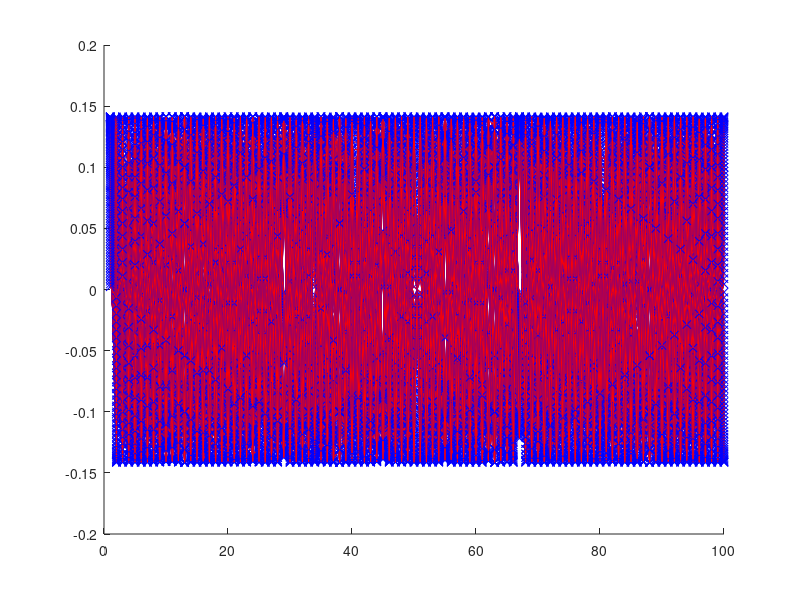
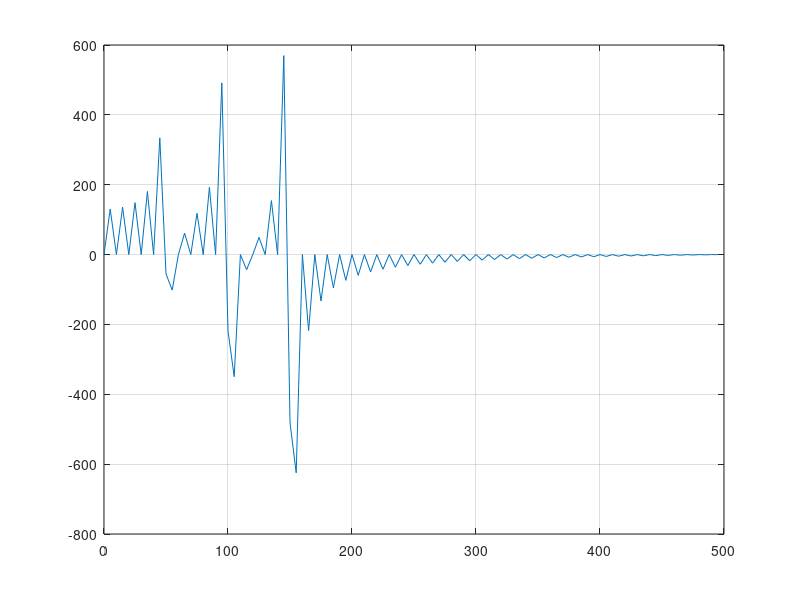
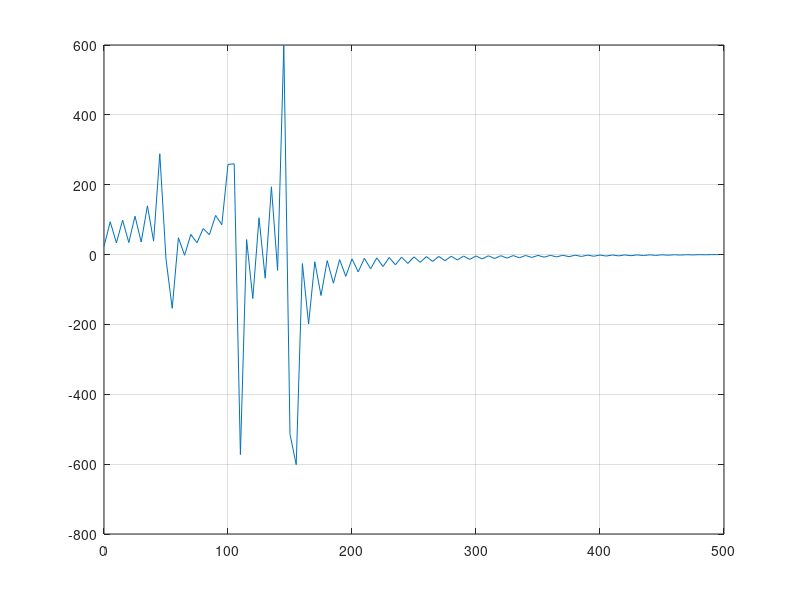
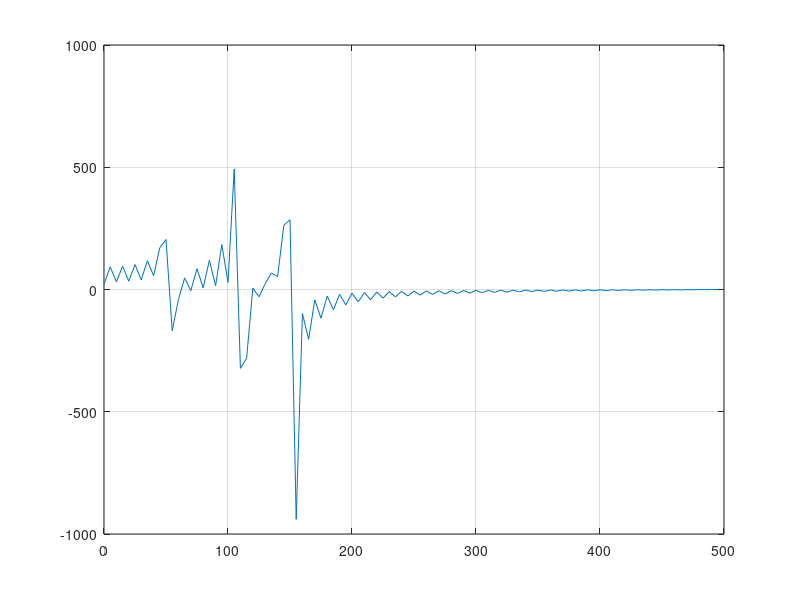

These charts were generated, in order, by the following MATLAB code: (Note: this script raises an error after producing the figures.)
%% Zad.1 (1p) %%%%%%%%%%%%%%%%%%%%%%%%%%%%%%%%%%%%%%%%%%%%%%%%%%%%%%%%%%%%
clear all; close all; clc;

N = 20; % wymiar macierzy
A = zeros(N,N); % rezerwujemy miejsce na macierz DCT-II

% --- Budowa macierzy analizującej ---
for k = 0 : N-1
    if k == 0
        s_k = sqrt(1/N); % standardowe współczynniki normalizujące zapewnijące
        %ortonormalność bazy, takiej normalizacji używa matlab według
        %wikipedii angielskiej
    else
        s_k = sqrt(2/N);
    end
    
    for n = 0 : N-1
        A(k+1, n+1) = s_k * cos( (pi*k/N) * (n + 0.5) );
    end
end

% Porównanie z implemengtacją matlaba
B = dctmtx(N);
diff = A - B;
max_diff = max(abs(diff(:)));

% sprawdzanie ortonormlanosci
for i = 1 : N-1
    for j = i+1 : N
        dotVal = dot(A(i,:), A(j,:));  % iloczyn skalarny wiersza i i j
        if abs(dotVal) < 10^-14
            fprintf('Wiersze %d i %d: ortonormalne (OK)\n', i, j);
        else
            fprintf('Wiersze %d i %d: NIE ortonormalne (iloczyn skalarny=%.5g)\n', i, j, dotVal);
        end
    end
end

% to nad pętlą tylko zeby sie wyświtliło niżej to tu dałem
fprintf('Maksymalna różnica implemetacji matlab od mojej: %e\n', max_diff)






%% Zad.2 (1,25p) %%%%%%%%%%%%%%%%%%%%%%%%%%%%%%%%%%%%%%%%%%%%%%%%%%%%%%%%%
clear all; close all; clc;

N = 20; % wymiar macierzy
A = zeros(N,N); % rezerwujemy miejsce na macierz DCT-II

for k = 0 : N-1
    if k == 0
        s_k = sqrt(1/N);
    else
        s_k = sqrt(2/N);
    end
    
    for n = 0 : N-1
        A(k+1, n+1) = s_k * cos( (pi*k/N) * (n + 0.5) );
    end
end

% DCT 2 z założenia (w zależności od implementacji w MATLAB-ie) jest ortonormalna 
% albo prawie ortonormalna z odpowiednimi współczynnikami skali. 
% W idealnym przypadku macierz odwrotna to po prostu transpozycja.
% Macierz odwrotna (IDCT, synteza). 
% Jeżeli D jest ortonormalna, to S = D' będzie macierzą odwrotną.
S = A';
I = eye(N);

% Sprawdzenie, czy S * A = I (macierz jednostkowa)
I_check = A * S;
disp('Maksymalne odchylenie (poza przekątną) od macierzy jednostkowej dla S * A = I:');
maxx = max(max(abs(I_check - eye(N)))); % 1 maks daje nawiększe odchylenia w danych kolumnach
disp(maxx);

% Sprawdzenie rekonstrukcji sygnału (perfekcyjna rekonstrukcja?)
x = randn(N,1); 
% Transformacja sygnału x do dziedziny DCT
y = A * x; 

% Rekonstrukcja (IDCT)
xr = S * y;  

% Porównanie x i x_odtw
reconstruction_error = norm(x - xr);
disp('Błąd rekonstrukcji sygnału:');
disp(reconstruction_error)
% Jeśli transformacja jest idealna, błąd powinien być bardzo mały (w granicach
% błędów numerycznych).


%% (Dla dociekliwych) Sprawdzenie ortonormalności macierzy losowej i jej odwrotności
clear all; close all; clc;

N = 20;
A = randn(N);

for i = 1 : N-1
    for j = i+1 : N
        dotVal = dot(A(i,:), A(j,:));  % iloczyn skalarny wiersza i i j
        if abs(dotVal) < 10^-14
            fprintf('Wiersze %d i %d: ortonormalne (OK)\n', i, j);
        else
            fprintf('Wiersze %d i %d: NIE ortonormalne (iloczyn skalarny=%.5g)\n', i, j, dotVal);
        end
    end
end

% sprawdzamy "ortonormalność" wierszy, tzn. czy norma każdego wiersza ~ 1
rowNorms = zeros(N,1);
for i = 1:N
    rowNorms(i) = norm(A(i,:));
end
disp('Normy wierszy losowej macierzy A:');
disp(rowNorms);

S=inv(A); % moge tak ale cieżej z typowym w DCT A' bo aby ortonormlaność -> A^-1=A^T
% wierse kolumny muszą być parami prostopadłe i znormowane do 1,
% transpozycja bardziej optymalna obliczeniowo

% Sprawdzenie, czy S * A = I (macierz jednostkowa)
I_check = A * S;
disp('Maksymalne odchylenie randA (poza przekątną) od macierzy jednostkowej dla S * A = I:');
maxx = max(max(abs(I_check - eye(N)))); % 1 maks daje nawiększe odchylenia w danych kolumnach
disp(maxx); %blad duzy gdyby macierz nieodwracalna, kol/wiersze prawie liniowo zależne itp.

% Analiza i synteza dowolnego sygnału losowego (podobnie jak wyżej)
x = randn(N,1);
y = A * x;   % analiza
x_s = S * y; % synteza

% Czy x_s == x? (błąd rekonstrukcji)
reconstruction_error_rand = norm(x - x_s);
disp('Błąd rekonstrukcji sygnału przy macierzy randn() - owszem można dla każdego nieosobliwego A,');
disp('ale taka macierz nie ma dobrego rozkładu energi np. koncentracji niskich częstotiwości ani');
disp('jasnej interpretacji (losowe kolumny/wiersze niewiele wnoszą w kategoriach jakie częstotliwości lub wzorce');
disp('zawiera sygnał, wartość błedu:');
disp(reconstruction_error_rand);

N = 20; % wymiar macierzy
A_spoiled = zeros(N,N); % rezerwujemy miejsce na macierz DCT-II

% budowa macierzy DCT z błędem k+0.25
for k = 0 : N-1
    if k == 0
        s_k = sqrt(1/N);
    else
        s_k = sqrt(2/N);
    end
    
    for n = 0 : N-1
        A_spoiled(k+1, n+1) = s_k * cos( (pi*(k+0.25)/N) * (n + 0.5) );
    end
end

I_check = A_spoiled * A_spoiled';
disp('(~0 zeby ortogonalna) Maksymalne odchylenie A z k+0.25 (poza przekątną) od macierzy jednostkowej dla A^T*A = I:');
maxx = max(max(abs(I_check - eye(N))));
disp(maxx);


% Analiza i rekonstrukcja sygnału SZUMOWEGO
x_rand = randn(N,1);       % sygnał losowy
y_rand = A_spoiled * x_rand;  % "analiza" w zepsutej DCT

% Próba rekonstrukcji: w prawidłowej DCT odwracamy przez transpozycję,
% ale tu już macierz nie jest ściśle ortonormalna.
x_recon_rand = A_spoiled' * y_rand;  

error_rand = norm(x_rand - x_recon_rand);
disp(['Błąd rekonstrukcji sygnału losowego: ', num2str(error_rand)]);

% Analiza i rekonstrukcja sygnału HARMONICZNEGO
n = (0:N-1).'; 
freq = 2; % przykładowa częstotliwość dyskretna
x_sin = sin(2*pi*freq*n/N);  

y_sin = A_spoiled * x_sin;  
x_recon_sin = A_spoiled' * y_sin;

error_sin = norm(x_sin - x_recon_sin);
disp(['Błąd rekonstrukcji sygnału sinusoidalnego: ', num2str(error_sin)]);

% Komentarze końcowe
% - W części z DCT/IDCT pokazujemy, że jeśli macierz D jest ortonormalna,
%   to jej transpozycja D' jest odwrotnością, co prowadzi do idealnej rekonstrukcji sygnału.
% - W części "dla dociekliwych" generujemy losową macierz A, sprawdzamy, 
%   czy jest ortonormalna (zwykle nie będzie), a następnie wyznaczamy i testujemy jej odwrotność.
% - "Zepsucie" macierzy A (modyfikacja jednego elementu) często dramatycznie
%   zmienia odwrotność, co ilustruje wrażliwość obliczeń na perturbacje.







%% Zad.3 (3p) %%%%%%%%%%%%%%%%%%%%%%%%%%%%%%%%%%%%%%%%%%%%%%%%%%%%%%%%%%%%
clear all; close all; clc;

N = 100;             % liczba próbek sygnału
fs = 1000;           % częstotliwość próbkowania [Hz]
t = (0:N-1)/fs;      % wektor czasu (od 0 do (N-1)/fp)
f1 = 50;
f2 = 100;
f3 = 150;
A1 = 50;
A2 = 100;
A3 = 150;

% sygnał x jest sumą trzech sinusów o powyższych parametrach.
x = A1*sin(2*pi*f1*t) + A2*sin(2*pi*f2*t) + A3*sin(2*pi*f3*t);
x=x';

% budowa macierzy DCT (A) i IDCT (S)
A = zeros(N,N); 
for k = 0 : N-1
    if k == 0
        s_k = sqrt(1/N);
    else
        s_k = sqrt(2/N);
    end
    
    for n = 0 : N-1
        A(k+1, n+1) = s_k * cos( (pi*k/N) * (n + 0.5) );
    end
end

S = A';

% wyświetlanie wierszy macierzy A i kolumn macierzy S w pętli
for i = 1:N
    fprintf('Wiersz %d macierzy A:\n', i);
    disp(A(i,:));         
    
    fprintf('Kolumna %d macierzy S:\n', i);
    disp(S(:,i));         
end

figure;
for i =1:N
hold on;
    plot(A(i,:),"b-x")
    plot(S(:, i),"r")
    pause;
end

y = A * x;
f = (0:N-1) * fs / N / 2;
n=1:N; %bez skalowania na czest. 
figure;
plot(f, y);
grid on;

xr = S * y;
mse_error = mean((x - xr).^2);
fprintf('Średni błąd kwadratowy (MSE) rekonstrukcji sygnału = %g\n', mse_error);


% zmiana f2 z 100 na 107
f2 = 107;
x2 = A1 * sin(2*pi*f1*t) + A2 * sin(2*pi*f2*t) + A3 * sin(2*pi*f3*t);
x2 = x2';
y2 = A * x2;

figure;
plot(f, y2);
grid on;

xrr = S * y2;

mse_error = mean((x - xrr).^2);
fprintf('Średni błąd kwadratowy (MSE) rekonstrukcji sygnału przy f2=107Hz = %g\n', mse_error);

f1 = f1 + 2.5;
f2 = f2 + 2.5;
f3 = f3 + 2.5;
x3 = A1 * sin(2*pi*f1*t) + A2 * sin(2*pi*f2*t) + A3 * sin(2*pi*f3*t);
x3 = x3.';
y3 = A * x3;

xrrr = S * y3;

figure;
plot(f, y3);
grid on;

mse_error = mean((x - xrrr).^2);
fprintf('Średni błąd kwadratowy (MSE) rekonstrukcji sygnału przy +2,5Hz = %g\n', mse_error);

% Tworzenie wektora indeksów k dla funkcji bazowych DCT
k = 10:10:30;
%k = 0:N-1; % żeby zaobserwować ze to dla wielokrotności piątki

% Obliczenie częstotliwości bazowych według wzoru:
f_k = (k / (2 * N)) * fs;
disp(" ");
disp('Nasze częstotliwości bazowe [Hz], które pokrywają się naturalnie w "y",');
disp('ponieważ jest on przekształceniem sygnału w zestaw współczynników,');
disp('które opisują, jak bardzo każda częstotliwość bazowa przyczynia się ');
disp('do jego budowy:');
disp(f_k);
disp("Dla k:")
disp(k)

% jak widać jeśli zmienie jedną z częstotliwości, np. na 107 to nie będzie 
% ona wielokrotnością 5 Hz i nie pokryje się z żadną częstotliwością bazową DCT.
% W takim przypadku DCT nie może jej dokładnie przedstawić za pomocą jednego
% współczynnika – energia tej częstotliwości "rozlewa się" na wiele sąsiednich
% współczynników. To zjawisko nazywa się przeciekiem częstotliwościowym 
% (ang. frequency leakage). W efekcie odwrotna transformacja (IDCT) nie 
% odtworzy sygnału idealnie, a błąd rekonstrukcji wzrośnie. 





%% Zad.5 (1,25p) %%%%%%%%%%%%%%%%%%%%%%%%%%%%%%%%%%%%%%%%%%%%%%%%%%%%%%%%%
clear all; close all; clc;

[x, fs] = audioread('mowa.wav'); % fs=8000Hz
plot(x); title('Oryginalny sygnał mowy'); 
xlabel('Próbka'); ylabel('Amplituda');
soundsc(x, fs); 
pause;

c = dct(x);

figure;
stem(c);
title('Współczynniki DCT');
xlabel('Indeks'); ylabel('Wartość');
pause;


% rekonstrukcja sygnału na bazie 25% pierwszych współczynników
N = length(c);
p25 = floor(0.25 * N);
c25 = [c(1 : p25); zeros(N - p25, 1)];  % wyzeruj pozostałe współczynniki
y25 = idct(c25);

figure;
plot(y25);
title('Rekonstrukcja z 25% współczynników DCT (pierwszych)');
xlabel('Próbka'); ylabel('Amplituda');
soundsc(y25, fs);
pause;

% rekonstrukcja na bazie 75% współczynników (np. ostatnich)
p75 = floor(0.75 * N);
c75 = [zeros(N - p75, 1); c(N - p75 + 1 : end)];
y75 = idct(c75);

figure;
plot(y75);
title('Rekonstrukcja z 75% współczynników DCT (ostatnich)');
xlabel('Próbka'); ylabel('Amplituda');
soundsc(y75, fs);
pause;



% (+0.25p) Dodanie zakłócenia sinusoidalnego o częstotliwości 250 Hz
% do oryginalnego sygnału mowy.
x_noisy = x + 0.5 * sin(2 * pi * 250 / fs * (0:length(x)-1)');

% zakłócony sygnał i go odsłuc
figure;
plot(x_noisy);
title('Sygnał mowy z zakłóceniem 250 Hz');
xlabel('Próbka'); ylabel('Amplituda');
soundsc(x_noisy, fs);
pause;

% Oblicz DCT sygnału zakłóconego.
c_noisy = dct(x_noisy);
figure;
stem(c_noisy);
title('Współczynniki DCT sygnału z zakłóceniem');
xlabel('Indeks'); ylabel('Wartość');
pause;

% Przykładowa metoda usuwania zakłócenia:
% Możemy wyzerować pewien wąski zakres indeksów "w okolicach" harmonicznego zaburzenia.
% (Najprostsze „ręczne” wyzerowanie jakiegoś zakresu, np. 100:200 – w praktyce
% należałoby ustalić dokładny indeks częstotliwości 250 Hz w DCT.)
N = length(x_noisy);
f = 250;
k = round((2 * N * f) / fs); % wyprowadzajac wzór na obliczanie częstotliwości 
% bazowych dostajemy wzór na indeks w DCT
% biore kilka dziesiąt okalających również bo energia sie "rozlewa"

c_noisy(2348:2468) = 0; % po k liczym na dole to think about though

% Odwrócona transformacja DCT po "usunięciu" zakłócenia
y_clean = idct(c_noisy);

figure;
plot(y_clean);
title('Sygnał po usunięciu zakłócenia');
xlabel('Próbka'); ylabel('Amplituda');
soundsc(y_clean, fs);
pause;



% widoczny kształt (duże wartości na początku wykresu i „zgaśnięcie” 
% w dalszej części) wynika z tego, że sygnał mowy ma najwięcej 
% energii w niższych częstotliwościach.

% Duże skoki na początku mogą odpowiadać składowej stałej 
% (tzw. DC, pierwszy współczynnik) oraz wolnym (niskim) składowym
% częstotliwościowym, które zwykle zawierają najwięcej „energii” sygnału.
% W dalszej części współczynniki zazwyczaj mają mniejszą amplitudę i 
% odpowiadają wyższym częstotliwościom. Dlaczego „pierwsze 25%” 
% współczynników często brzmi „lepiej” niż „ostatnie 75%”? DCT „zbliża się” 
% do analizy częstotliwości – pierwsze współczynniki opisują głównie wolne
% zmiany (czyli składowe niskoczęstotliwościowe), a dopiero dalsze współczynniki
% reprezentują szybsze zmiany (wysokie częstotliwości). W mowie (i w większości
% sygnałów audio) większość energii jest przenoszona w niższych częstotliwościach. 
% Dlatego odcięcie początku (pierwszych współczynników) mocno zniekształca
% sygnał – bo tracimy bazową strukturę dźwięku.


